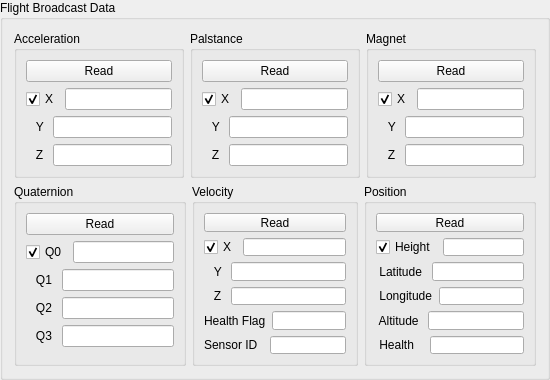
            <widget class="QGroupBox" name="gb_Status">
             <property name="minimumSize">
              <size>
               <width>550</width>
               <height>380</height>
              </size>
             </property>
             <property name="maximumSize">
              <size>
               <width>550</width>
               <height>380</height>
              </size>
             </property>
             <property name="title">
              <string>Flight Broadcast Data</string>
             </property>
             <layout class="QVBoxLayout" name="verticalLayout_5">
              <item>
               <layout class="QHBoxLayout" name="horizontalLayout_50">
                <item>
                 <widget class="QGroupBox" name="groupBox_18">
                  <property name="title">
                   <string>Acceleration</string>
                  </property>
                  <layout class="QVBoxLayout" name="verticalLayout_42">
                   <item>
                    <layout class="QHBoxLayout" name="horizontalLayout_68">
                     <item>
                      <widget class="QPushButton" name="btn_FlightAcc">
                       <property name="text">
                        <string>Read</string>
                       </property>
                      </widget>
                     </item>
                    </layout>
                   </item>
                   <item>
                    <layout class="QHBoxLayout" name="horizontalLayout_69">
                     <item>
                      <widget class="QCheckBox" name="cb_FlightA">
                       <property name="text">
                        <string>X</string>
                       </property>
                       <property name="checked">
                        <bool>true</bool>
                       </property>
                       <property name="autoRepeat">
                        <bool>false</bool>
                       </property>
                       <property name="autoExclusive">
                        <bool>false</bool>
                       </property>
                      </widget>
                     </item>
                     <item>
                      <widget class="QLineEdit" name="le_Flight_accx">
                       <property name="readOnly">
                        <bool>true</bool>
                       </property>
                      </widget>
                     </item>
                    </layout>
                   </item>
                   <item>
                    <layout class="QHBoxLayout" name="horizontalLayout_70">
                     <item>
                      <widget class="QLabel" name="label_47">
                       <property name="text">
                        <string>   Y </string>
                       </property>
                      </widget>
                     </item>
                     <item>
                      <widget class="QLineEdit" name="le_Flight_accy">
                       <property name="readOnly">
                        <bool>true</bool>
                       </property>
                      </widget>
                     </item>
                    </layout>
                   </item>
                   <item>
                    <layout class="QHBoxLayout" name="horizontalLayout_71">
                     <item>
                      <widget class="QLabel" name="label_48">
                       <property name="text">
                        <string>   Z </string>
                       </property>
                      </widget>
                     </item>
                     <item>
                      <widget class="QLineEdit" name="le_Flight_accz">
                       <property name="readOnly">
                        <bool>true</bool>
                       </property>
                      </widget>
                     </item>
                    </layout>
                   </item>
                  </layout>
                 </widget>
                </item>
                <item>
                 <widget class="QGroupBox" name="groupBox_19">
                  <property name="title">
                   <string>Palstance</string>
                  </property>
                  <layout class="QVBoxLayout" name="verticalLayout_43">
                   <item>
                    <layout class="QHBoxLayout" name="horizontalLayout_72">
                     <item>
                      <widget class="QPushButton" name="btn_FlightPal">
                       <property name="text">
                        <string>Read</string>
                       </property>
                      </widget>
                     </item>
                    </layout>
                   </item>
                   <item>
                    <layout class="QHBoxLayout" name="horizontalLayout_73">
                     <item>
                      <widget class="QCheckBox" name="cb_FlightP">
                       <property name="text">
                        <string>X</string>
                       </property>
                       <property name="checked">
                        <bool>true</bool>
                       </property>
                       <property name="autoRepeat">
                        <bool>false</bool>
                       </property>
                       <property name="autoExclusive">
                        <bool>false</bool>
                       </property>
                      </widget>
                     </item>
                     <item>
                      <widget class="QLineEdit" name="le_Flight_palx">
                       <property name="readOnly">
                        <bool>true</bool>
                       </property>
                      </widget>
                     </item>
                    </layout>
                   </item>
                   <item>
                    <layout class="QHBoxLayout" name="horizontalLayout_74">
                     <item>
                      <widget class="QLabel" name="label_49">
                       <property name="text">
                        <string>   Y </string>
                       </property>
                      </widget>
                     </item>
                     <item>
                      <widget class="QLineEdit" name="le_Flight_paly">
                       <property name="readOnly">
                        <bool>true</bool>
                       </property>
                      </widget>
                     </item>
                    </layout>
                   </item>
                   <item>
                    <layout class="QHBoxLayout" name="horizontalLayout_75">
                     <item>
                      <widget class="QLabel" name="label_51">
                       <property name="text">
                        <string>   Z </string>
                       </property>
                      </widget>
                     </item>
                     <item>
                      <widget class="QLineEdit" name="le_Flight_palz">
                       <property name="readOnly">
                        <bool>true</bool>
                       </property>
                      </widget>
                     </item>
                    </layout>
                   </item>
                  </layout>
                 </widget>
                </item>
                <item>
                 <widget class="QGroupBox" name="groupBox_22">
                  <property name="title">
                   <string>Magnet</string>
                  </property>
                  <layout class="QVBoxLayout" name="verticalLayout_46">
                   <item>
                    <layout class="QHBoxLayout" name="horizontalLayout_90">
                     <item>
                      <widget class="QPushButton" name="btn_FlightMag">
                       <property name="text">
                        <string>Read</string>
                       </property>
                      </widget>
                     </item>
                    </layout>
                   </item>
                   <item>
                    <layout class="QHBoxLayout" name="horizontalLayout_91">
                     <item>
                      <widget class="QCheckBox" name="cb_FlightM">
                       <property name="text">
                        <string>X</string>
                       </property>
                       <property name="checked">
                        <bool>true</bool>
                       </property>
                       <property name="autoRepeat">
                        <bool>false</bool>
                       </property>
                       <property name="autoExclusive">
                        <bool>false</bool>
                       </property>
                      </widget>
                     </item>
                     <item>
                      <widget class="QLineEdit" name="le_Flight_magx">
                       <property name="readOnly">
                        <bool>true</bool>
                       </property>
                      </widget>
                     </item>
                    </layout>
                   </item>
                   <item>
                    <layout class="QHBoxLayout" name="horizontalLayout_92">
                     <item>
                      <widget class="QLabel" name="label_50">
                       <property name="text">
                        <string>   Y </string>
                       </property>
                      </widget>
                     </item>
                     <item>
                      <widget class="QLineEdit" name="le_Flight_magy">
                       <property name="readOnly">
                        <bool>true</bool>
                       </property>
                      </widget>
                     </item>
                    </layout>
                   </item>
                   <item>
                    <layout class="QHBoxLayout" name="horizontalLayout_93">
                     <item>
                      <widget class="QLabel" name="label_62">
                       <property name="text">
                        <string>   Z </string>
                       </property>
                      </widget>
                     </item>
                     <item>
                      <widget class="QLineEdit" name="le_Flight_magz">
                       <property name="readOnly">
                        <bool>true</bool>
                       </property>
                      </widget>
                     </item>
                    </layout>
                   </item>
                  </layout>
                 </widget>
                </item>
               </layout>
              </item>
              <item>
               <layout class="QHBoxLayout" name="horizontalLayout_49">
                <item>
                 <widget class="QGroupBox" name="groupBox_17">
                  <property name="minimumSize">
                   <size>
                    <width>172</width>
                    <height>0</height>
                   </size>
                  </property>
                  <property name="title">
                   <string>Quaternion</string>
                  </property>
                  <layout class="QVBoxLayout" name="verticalLayout_41">
                   <item>
                    <layout class="QHBoxLayout" name="horizontalLayout_52">
                     <item>
                      <widget class="QPushButton" name="btn_FlightQua">
                       <property name="text">
                        <string>Read</string>
                       </property>
                      </widget>
                     </item>
                    </layout>
                   </item>
                   <item>
                    <layout class="QHBoxLayout" name="horizontalLayout_64">
                     <item>
                      <widget class="QCheckBox" name="cb_FlightQ">
                       <property name="text">
                        <string>Q0</string>
                       </property>
                       <property name="checked">
                        <bool>true</bool>
                       </property>
                       <property name="autoRepeat">
                        <bool>false</bool>
                       </property>
                       <property name="autoExclusive">
                        <bool>false</bool>
                       </property>
                      </widget>
                     </item>
                     <item>
                      <widget class="QLineEdit" name="le_Flight_Q0">
                       <property name="readOnly">
                        <bool>true</bool>
                       </property>
                      </widget>
                     </item>
                    </layout>
                   </item>
                   <item>
                    <layout class="QHBoxLayout" name="horizontalLayout_65">
                     <item>
                      <widget class="QLabel" name="label_45">
                       <property name="text">
                        <string>   Q1 </string>
                       </property>
                      </widget>
                     </item>
                     <item>
                      <widget class="QLineEdit" name="le_Flight_Q1">
                       <property name="readOnly">
                        <bool>true</bool>
                       </property>
                      </widget>
                     </item>
                    </layout>
                   </item>
                   <item>
                    <layout class="QHBoxLayout" name="horizontalLayout_66">
                     <item>
                      <widget class="QLabel" name="label_34">
                       <property name="text">
                        <string>   Q2 </string>
                       </property>
                      </widget>
                     </item>
                     <item>
                      <widget class="QLineEdit" name="le_Flight_Q2">
                       <property name="readOnly">
                        <bool>true</bool>
                       </property>
                      </widget>
                     </item>
                    </layout>
                   </item>
                   <item>
                    <layout class="QHBoxLayout" name="horizontalLayout_67">
                     <item>
                      <widget class="QLabel" name="label_35">
                       <property name="text">
                        <string>   Q3 </string>
                       </property>
                      </widget>
                     </item>
                     <item>
                      <widget class="QLineEdit" name="le_Flight_Q3">
                       <property name="readOnly">
                        <bool>true</bool>
                       </property>
                      </widget>
                     </item>
                    </layout>
                   </item>
                   <item>
                    <spacer name="verticalSpacer_6">
                     <property name="orientation">
                      <enum>Qt::Vertical</enum>
                     </property>
                     <property name="sizeHint" stdset="0">
                      <size>
                       <width>20</width>
                       <height>40</height>
                      </size>
                     </property>
                    </spacer>
                   </item>
                  </layout>
                 </widget>
                </item>
                <item>
                 <widget class="QGroupBox" name="groupBox_20">
                  <property name="title">
                   <string>Velocity</string>
                  </property>
                  <layout class="QVBoxLayout" name="verticalLayout_44">
                   <item>
                    <layout class="QHBoxLayout" name="horizontalLayout_76">
                     <item>
                      <widget class="QPushButton" name="btn_FlightVel">
                       <property name="text">
                        <string>Read</string>
                       </property>
                      </widget>
                     </item>
                    </layout>
                   </item>
                   <item>
                    <layout class="QHBoxLayout" name="horizontalLayout_77">
                     <item>
                      <widget class="QCheckBox" name="cb_FlightV">
                       <property name="text">
                        <string>X</string>
                       </property>
                       <property name="checked">
                        <bool>true</bool>
                       </property>
                       <property name="autoRepeat">
                        <bool>false</bool>
                       </property>
                       <property name="autoExclusive">
                        <bool>false</bool>
                       </property>
                      </widget>
                     </item>
                     <item>
                      <widget class="QLineEdit" name="le_Flight_Vx">
                       <property name="readOnly">
                        <bool>true</bool>
                       </property>
                      </widget>
                     </item>
                    </layout>
                   </item>
                   <item>
                    <layout class="QHBoxLayout" name="horizontalLayout_78">
                     <item>
                      <widget class="QLabel" name="label_53">
                       <property name="text">
                        <string>   Y </string>
                       </property>
                      </widget>
                     </item>
                     <item>
                      <widget class="QLineEdit" name="le_Flight_Vy">
                       <property name="readOnly">
                        <bool>true</bool>
                       </property>
                      </widget>
                     </item>
                    </layout>
                   </item>
                   <item>
                    <layout class="QHBoxLayout" name="horizontalLayout_79">
                     <item>
                      <widget class="QLabel" name="label_54">
                       <property name="text">
                        <string>   Z </string>
                       </property>
                      </widget>
                     </item>
                     <item>
                      <widget class="QLineEdit" name="le_Flight_Vz">
                       <property name="readOnly">
                        <bool>true</bool>
                       </property>
                      </widget>
                     </item>
                    </layout>
                   </item>
                   <item>
                    <layout class="QHBoxLayout" name="horizontalLayout_80">
                     <item>
                      <widget class="QLabel" name="label_55">
                       <property name="text">
                        <string>Health Flag</string>
                       </property>
                      </widget>
                     </item>
                     <item>
                      <widget class="QLineEdit" name="le_Flight_VH">
                       <property name="readOnly">
                        <bool>true</bool>
                       </property>
                      </widget>
                     </item>
                    </layout>
                   </item>
                   <item>
                    <layout class="QHBoxLayout" name="horizontalLayout_81">
                     <item>
                      <widget class="QLabel" name="label_56">
                       <property name="text">
                        <string>Sensor ID  </string>
                       </property>
                      </widget>
                     </item>
                     <item>
                      <widget class="QLineEdit" name="le_Flight_VS">
                       <property name="readOnly">
                        <bool>true</bool>
                       </property>
                      </widget>
                     </item>
                    </layout>
                   </item>
                  </layout>
                 </widget>
                </item>
                <item>
                 <layout class="QVBoxLayout" name="verticalLayout_56"/>
                </item>
                <item>
                 <widget class="QGroupBox" name="groupBox_26">
                  <property name="minimumSize">
                   <size>
                    <width>172</width>
                    <height>180</height>
                   </size>
                  </property>
                  <property name="maximumSize">
                   <size>
                    <width>172</width>
                    <height>1000</height>
                   </size>
                  </property>
                  <property name="title">
                   <string>Position</string>
                  </property>
                  <layout class="QVBoxLayout" name="verticalLayout_54">
                   <item>
                    <layout class="QHBoxLayout" name="horizontalLayout_94">
                     <item>
                      <widget class="QPushButton" name="btn_FlightPos">
                       <property name="text">
                        <string>Read</string>
                       </property>
                      </widget>
                     </item>
                    </layout>
                   </item>
                   <item>
                    <layout class="QHBoxLayout" name="horizontalLayout_102">
                     <item>
                      <widget class="QCheckBox" name="cb_FlightPos">
                       <property name="text">
                        <string>Height</string>
                       </property>
                       <property name="checked">
                        <bool>true</bool>
                       </property>
                       <property name="autoRepeat">
                        <bool>false</bool>
                       </property>
                       <property name="autoExclusive">
                        <bool>false</bool>
                       </property>
                      </widget>
                     </item>
                     <item>
                      <widget class="QLineEdit" name="le_Flight_PosH">
                       <property name="readOnly">
                        <bool>true</bool>
                       </property>
                      </widget>
                     </item>
                    </layout>
                   </item>
                   <item>
                    <layout class="QHBoxLayout" name="horizontalLayout_112">
                     <item>
                      <widget class="QLabel" name="label_70">
                       <property name="text">
                        <string> Latitude </string>
                       </property>
                      </widget>
                     </item>
                     <item>
                      <widget class="QLineEdit" name="le_Flight_PosLa">
                       <property name="readOnly">
                        <bool>true</bool>
                       </property>
                      </widget>
                     </item>
                    </layout>
                   </item>
                   <item>
                    <layout class="QHBoxLayout" name="horizontalLayout_117">
                     <item>
                      <widget class="QLabel" name="label_64">
                       <property name="text">
                        <string> Longitude</string>
                       </property>
                      </widget>
                     </item>
                     <item>
                      <widget class="QLineEdit" name="le_Flight_PosLo">
                       <property name="readOnly">
                        <bool>true</bool>
                       </property>
                      </widget>
                     </item>
                    </layout>
                   </item>
                   <item>
                    <layout class="QHBoxLayout" name="horizontalLayout_119">
                     <item>
                      <widget class="QLabel" name="label_65">
                       <property name="text">
                        <string> Altitude </string>
                       </property>
                      </widget>
                     </item>
                     <item>
                      <widget class="QLineEdit" name="le_Flight_PosAl">
                       <property name="readOnly">
                        <bool>true</bool>
                       </property>
                      </widget>
                     </item>
                    </layout>
                   </item>
                   <item>
                    <layout class="QHBoxLayout" name="horizontalLayout_120">
                     <item>
                      <widget class="QLabel" name="label_73">
                       <property name="text">
                        <string> Health   </string>
                       </property>
                      </widget>
                     </item>
                     <item>
                      <widget class="QLineEdit" name="le_Flight_PosHealth">
                       <property name="readOnly">
                        <bool>true</bool>
                       </property>
                      </widget>
                     </item>
                    </layout>
                   </item>
                  </layout>
                 </widget>
                </item>
               </layout>
              </item>
             </layout>
            </widget>
